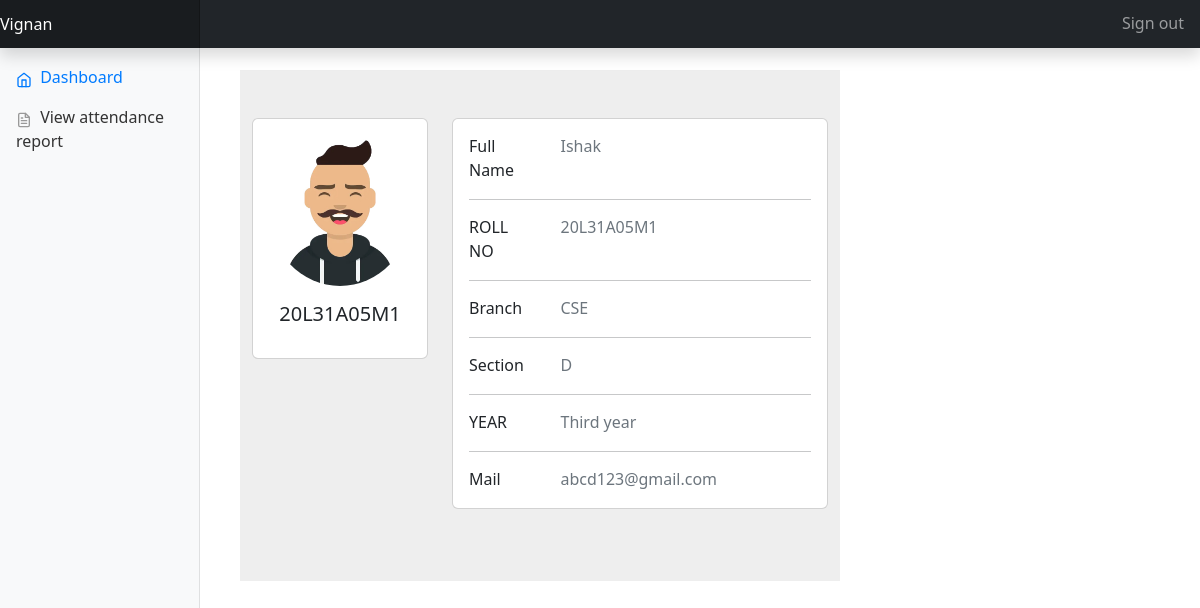
Page /students/studash.php (signed in) on the committed database.
### tables this page shows
CREATE TABLE `students` (
  `sno` int(225) NOT NULL,
  `email` varchar(50) NOT NULL,
  `id` varchar(50) NOT NULL,
  `name` varchar(50) NOT NULL,
  `password` varchar(50) NOT NULL,
  `year` varchar(50) NOT NULL,
  `branch` varchar(50) NOT NULL,
  `sec` varchar(50) NOT NULL
);

### students/studash.php (the view, shortened to what this page needs)
<!doctype html>
<html lang="en">
  <head>
    <link href="https://cdn.jsdelivr.net/npm/bootstrap@5.2.3/dist/css/bootstrap.min.css" rel="stylesheet"
>
    <link href="../../dist/css/bootstrap.min.css" rel="stylesheet">
    <link href="../dashboard1.css" rel="stylesheet">
  </head>
  <body>
    <nav class="navbar navbar-dark fixed-top bg-dark flex-md-nowrap p-0 shadow">
      <a class="navbar-brand col-sm-3 col-md-2 mr-0" href="./studash.php">Vignan</a>
      <ul class="navbar-nav px-3">
        <li class="nav-item text-nowrap">
          <a class="nav-link" href="../index.html">Sign out</a>
        </li>
      </ul>
    </nav>
    <?php
    $res=mysqli_query($link,"select * from students where id='$_SESSION[id]'");
    $value=mysqli_fetch_array($res);
    ?>
    <div class="container-fluid">
      <div class="row">
        <nav class="col-md-2 d-none d-md-block bg-light sidebar">
          <div class="sidebar-sticky">
            <ul class="nav flex-column">
              <li class="nav-item">
                <a class="nav-link active" href="./studash.php">
                  <span data-feather="home"></span>
                  Dashboard
                </a>
              </li>
              <li class="nav-item">
                <a class="nav-link" href="attendencereport.php">
                  <span data-feather="file-text"></span>
                  View attendance report
                </a>
              </li>
            </ul>
          </div>
        </nav>
        <nav class="col-md-6 asidebar">
          <section style="background-color: #eee;">
            <div class="container py-5">
              <div class="row">
                <div class="col-lg-4">
                  <div class="card mb-4">
                    <div class="card-body text-center">
                      <img src="../profile.jpg" alt="avatar"
                        class="rounded-circle img-fluid" style="width: 150px;">
                      <h5 class="my-3"><?php echo $value['id'] ?></h5>
                    </div>
                  </div>
                </div>
                <div class="col-lg-8">
                  <div class="card mb-4">
                    <div class="card-body">
                      <div class="row">
                        <div class="col-sm-3">
                          <p class="mb-0">Full Name</p>
                        </div>
                        <div class="col-sm-9">
                          <p class="text-muted mb-0"><?php echo $value['name'] ?></p>
                        </div>
                      </div>
                      <hr>
                      <div class="row">
                        <div class="col-sm-3">
                          <p class="mb-0">ROLL NO</p>
                        </div>
                        <div class="col-sm-9">
                          <p class="text-muted mb-0"><?php echo $value['id'] ?></p>
                        </div>
                      </div>
                      <hr>
                      <div class="row">
                        <div class="col-sm-3">
                          <p class="mb-0">Branch</p>
                        </div>
                        <div class="col-sm-9">
                          <p class="text-muted mb-0"><?php echo $value['branch'] ?></p>
                        </div>
                      </div>
                      <hr>
                      <div class="row">
                        <div class="col-sm-3">
                          <p class="mb-0">Section</p>
                        </div>
                        <div class="col-sm-9">
                          <p class="text-muted mb-0"><?php echo $value['sec'] ?></p>
                        </div>
                      </div>
                      <hr>
                      <div class="row">
                        <div class="col-sm-3">
                          <p class="mb-0">YEAR</p>
                        </div>
                        <div class="col-sm-9">
                          <p class="text-muted mb-0"><?php echo $value['year'] ?></p>
                        </div>
                      </div>
                      <hr>
                      <div class="row">
                        <div class="col-sm-3">
                          <p class="mb-0">Mail</p>
                        </div>
                        <div class="col-sm-9">
                          <p class="text-muted mb-0"><?php echo $value['email'] ?></p>
                        </div>
                      </div>
                    </div>
                  </div>
                </div>
              </div>
            </div>
          </section>
        </nav>
      </div>
    </div>
  </body>
</html>

### dashboard1.css (style rules this page uses)
body { font-size: .999rem; }
.feather { width: 16px; height: 16px; vertical-align: text-bottom; }
.sidebar { top: 0; bottom: 0; left: 0; z-index: 100; padding: 50px 0 0; padding-right: 10px; box-shadow: inset -1px 0 0 rgba(0, 0, 0, .1); }
.asidebar { position: relative; top: 20px; left: 40px; z-index: 100; padding: 50px 0 0; }
.sidebar-sticky { position: relative; top: 0; height: calc(100vh - 48px); padding-top: .5rem; overflow-x: hidden; overflow-y: auto; }
.sidebar .nav-link { font-weight: 500; color: #333; }
.sidebar .nav-link .feather { margin-right: 4px; color: #999; }
.sidebar .nav-link.active { color: #007bff; }
.sidebar .nav-link:hover .feather, .sidebar .nav-link.active .feather { color: inherit; }
.navbar-brand { padding-top: .75rem; padding-bottom: .75rem; font-size: 1rem; background-color: rgba(0, 0, 0, .25); box-shadow: inset -1px 0 0 rgba(0, 0, 0, .25); }

### rows in the picture
students: id "20L31A05M1", name "Ishak", branch "CSE", sec "D", year "Third year", email "abcd123@gmail.com"
